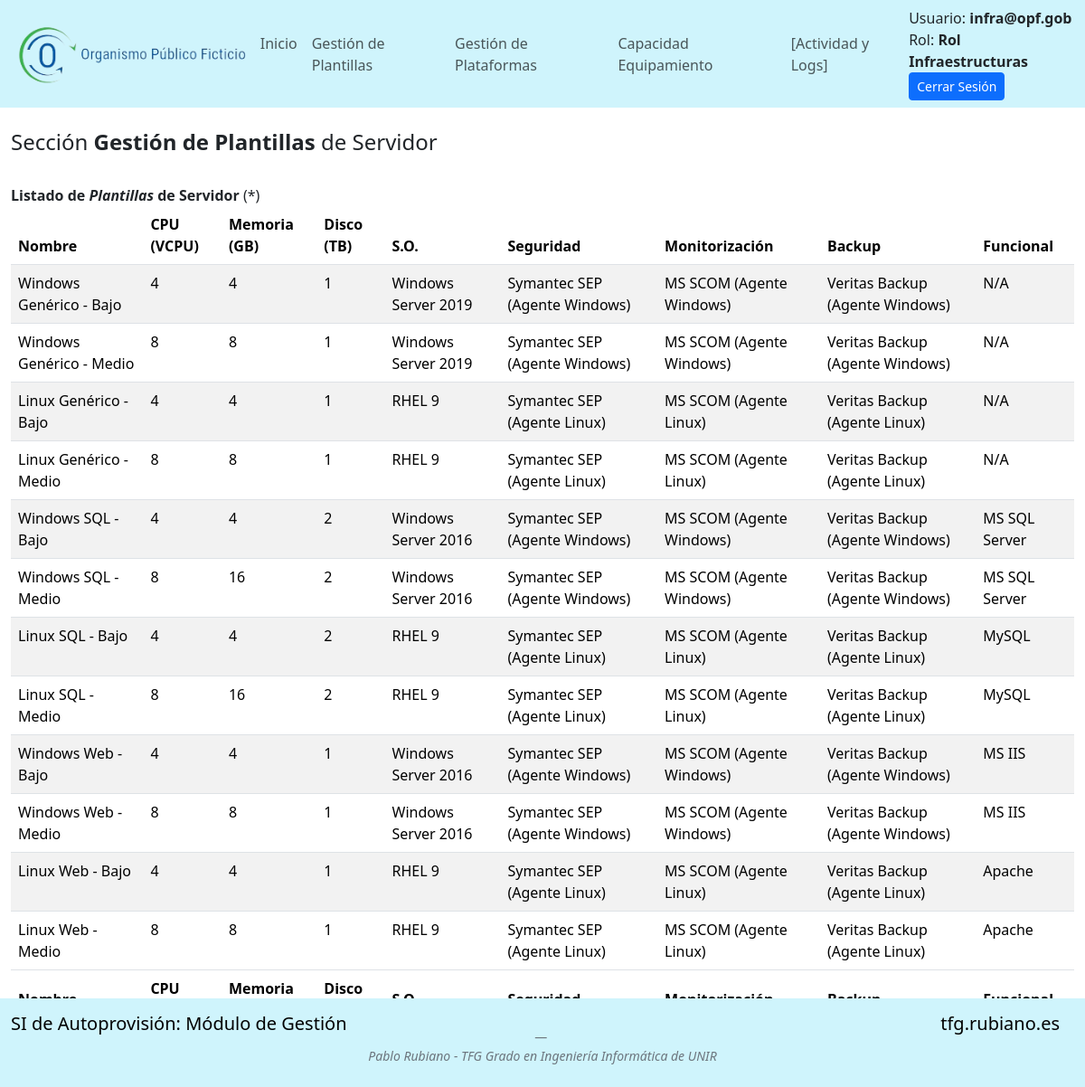
/index.php?contenido=gestion-plantillas (signed in), run on the app's committed database.
### tables this page shows
CREATE TABLE `MG_plantillaservidor`(
    `id_plantillaservidor` BIGINT UNSIGNED NOT NULL AUTO_INCREMENT PRIMARY KEY,
    `nombre_plantillaservidor` CHAR(255) NOT NULL,
    `recurso_cpu` BIGINT NOT NULL,
    `recurso_memoria` BIGINT NOT NULL,
    `recurso_almacenamiento` BIGINT NOT NULL,
    `sw_sistemaoperativo` BIGINT NOT NULL,
    `sw_aux_seguridad` BIGINT NOT NULL,
    `sw_aux_monitorizacion` BIGINT NOT NULL,
    `sw_aux_backup` BIGINT NOT NULL,
    `sw_funcional` BIGINT NOT NULL
);

CREATE TABLE `SIM_CMDB_SW`(
    `id_CMDB_SW` BIGINT UNSIGNED NOT NULL AUTO_INCREMENT PRIMARY KEY,
    `nombre_sw` CHAR(255) NOT NULL,
    `tipo` CHAR(255) NOT NULL,
    `id_DML` BIGINT NOT NULL
);

### include-back/gestion-plantillas-bbdd.php (the view, shortened to what this page needs)
<?php
    include "iniciarconexionBBDD.php";
    echo "<div class='col-lg-12'>";
        echo "<b>Listado de <i>Plantillas</i> de Servidor</b> (*)";
    echo "<div>";
    echo "<table id='gestionPlantillas' class='table table-striped' style='width:100%;'>";
        echo "<thead>";
            echo "<tr>";
                echo "<th>Nombre</th>";
                echo "<th>CPU (VCPU)</th>";
                echo "<th>Memoria (GB)</th>";
                echo "<th>Disco (TB)</th>";
                echo "<th>S.O.</th>";
                echo "<th>Seguridad</th>";
                echo "<th>Monitorización</th>";
                echo "<th>Backup</th>";
                echo "<th>Funcional</th>";
            echo "</tr>";
        echo "</thead>";
        $miConsulta = "SELECT nombre_plantillaservidor,
        recurso_cpu,
        recurso_memoria,
        recurso_almacenamiento,
        tablaSO.nombre_sw AS nombreSO,
        tablaSEG.nombre_sw AS nombreSEG,
        tablaMON.nombre_sw AS nombreMON,
        tablaBAC.nombre_sw AS nombreBAC,
        tablaFUN.nombre_sw AS nombreFUN
        FROM MG_plantillaservidor
        INNER JOIN SIM_CMDB_SW AS tablaSO
        ON MG_plantillaservidor.sw_sistemaoperativo = tablaSO.id_CMDB_SW
        INNER JOIN SIM_CMDB_SW AS tablaSEG
        ON MG_plantillaservidor.sw_aux_seguridad = tablaSEG.id_CMDB_SW
        INNER JOIN SIM_CMDB_SW AS tablaMON
        ON MG_plantillaservidor.sw_aux_monitorizacion = tablaMON.id_CMDB_SW
        INNER JOIN SIM_CMDB_SW AS tablaBAC
        ON MG_plantillaservidor.sw_aux_backup = tablaBAC.id_CMDB_SW
        INNER JOIN SIM_CMDB_SW AS tablaFUN
        ON MG_plantillaservidor.sw_funcional = tablaFUN.id_CMDB_SW";
        if ($miResultado = $miConexion -> query($miConsulta)) {
            echo "<tbody>";
            while ($fila = $miResultado->fetch_assoc()) {
                echo "<tr>";
                    echo "<td>".$fila["nombre_plantillaservidor"]."</td>";
                    echo "<td>".$fila["recurso_cpu"]."</td>";
                    echo "<td>".$fila["recurso_memoria"]."</td>";
                    echo "<td>".$fila["recurso_almacenamiento"]."</td>";
                    echo "<td>".$fila["nombreSO"]."</td>";
                    echo "<td>".$fila["nombreSEG"]."</td>";
                    echo "<td>".$fila["nombreMON"]."</td>";
                    echo "<td>".$fila["nombreBAC"]."</td>";
                    echo "<td>".$fila["nombreFUN"]."</td>";
                echo "</tr>";
            }
            echo "</tbody>";
        }
    echo "<tfoot>";
        echo "<tr>";
            echo "<th>Nombre</th>";
            echo "<th>CPU (VCPU)</th>";
            echo "<th>Memoria (GB)</th>";
            echo "<th>Disco (TB)</th>";
            echo "<th>S.O.</th>";
            echo "<th>Seguridad</th>";
            echo "<th>Monitorización</th>";
            echo "<th>Backup</th>";
            echo "<th>Funcional</th>";
        echo "</tr>";
    echo "</tfoot>";
    echo "</table>";
    echo "<br>(*) Edición de <i>Plantillas</i> fuera del Alcance de este desarrollo.";
?>

### data on the page
mg_plantillaservidor: nombre_plantillaservidor "Windows Genérico - Bajo", recurso_cpu "4", recurso_memoria "4", recurso_almacenamiento "1", sim_cmdb_sw.nombre_sw "Windows Server 2019", sim_cmdb_sw.nombre_sw "Symantec SEP (Agente Windows)", sim_cmdb_sw.nombre_sw "MS SCOM (Agente Windows)", sim_cmdb_sw.nombre_sw "Veritas Backup (Agente Windows)", sim_cmdb_sw.nombre_sw "N/A"
mg_plantillaservidor: nombre_plantillaservidor "Windows Genérico - Medio", recurso_cpu "8", recurso_memoria "8", recurso_almacenamiento "1", sim_cmdb_sw.nombre_sw "Windows Server 2019", sim_cmdb_sw.nombre_sw "Symantec SEP (Agente Windows)", sim_cmdb_sw.nombre_sw "MS SCOM (Agente Windows)", sim_cmdb_sw.nombre_sw "Veritas Backup (Agente Windows)", sim_cmdb_sw.nombre_sw "N/A"
mg_plantillaservidor: nombre_plantillaservidor "Linux Genérico - Bajo", recurso_cpu "4", recurso_memoria "4", recurso_almacenamiento "1", sim_cmdb_sw.nombre_sw "RHEL 9", sim_cmdb_sw.nombre_sw "Symantec SEP (Agente Linux)", sim_cmdb_sw.nombre_sw "MS SCOM (Agente Linux)", sim_cmdb_sw.nombre_sw "Veritas Backup (Agente Linux)", sim_cmdb_sw.nombre_sw "N/A"
mg_plantillaservidor: nombre_plantillaservidor "Linux Genérico - Medio", recurso_cpu "8", recurso_memoria "8", recurso_almacenamiento "1", sim_cmdb_sw.nombre_sw "RHEL 9", sim_cmdb_sw.nombre_sw "Symantec SEP (Agente Linux)", sim_cmdb_sw.nombre_sw "MS SCOM (Agente Linux)", sim_cmdb_sw.nombre_sw "Veritas Backup (Agente Linux)", sim_cmdb_sw.nombre_sw "N/A"
mg_plantillaservidor: nombre_plantillaservidor "Windows SQL - Bajo", recurso_cpu "4", recurso_memoria "4", recurso_almacenamiento "2", sim_cmdb_sw.nombre_sw "Windows Server 2016", sim_cmdb_sw.nombre_sw "Symantec SEP (Agente Windows)", sim_cmdb_sw.nombre_sw "MS SCOM (Agente Windows)", sim_cmdb_sw.nombre_sw "Veritas Backup (Agente Windows)", sim_cmdb_sw.nombre_sw "MS SQL Server"
mg_plantillaservidor: nombre_plantillaservidor "Windows SQL - Medio", recurso_cpu "8", recurso_memoria "16", recurso_almacenamiento "2", sim_cmdb_sw.nombre_sw "Windows Server 2016", sim_cmdb_sw.nombre_sw "Symantec SEP (Agente Windows)", sim_cmdb_sw.nombre_sw "MS SCOM (Agente Windows)", sim_cmdb_sw.nombre_sw "Veritas Backup (Agente Windows)", sim_cmdb_sw.nombre_sw "MS SQL Server"
mg_plantillaservidor: nombre_plantillaservidor "Linux SQL - Bajo", recurso_cpu "4", recurso_memoria "4", recurso_almacenamiento "2", sim_cmdb_sw.nombre_sw "RHEL 9", sim_cmdb_sw.nombre_sw "Symantec SEP (Agente Linux)", sim_cmdb_sw.nombre_sw "MS SCOM (Agente Linux)", sim_cmdb_sw.nombre_sw "Veritas Backup (Agente Linux)", sim_cmdb_sw.nombre_sw "MySQL"
mg_plantillaservidor: nombre_plantillaservidor "Linux SQL - Medio", recurso_cpu "8", recurso_memoria "16", recurso_almacenamiento "2", sim_cmdb_sw.nombre_sw "RHEL 9", sim_cmdb_sw.nombre_sw "Symantec SEP (Agente Linux)", sim_cmdb_sw.nombre_sw "MS SCOM (Agente Linux)", sim_cmdb_sw.nombre_sw "Veritas Backup (Agente Linux)", sim_cmdb_sw.nombre_sw "MySQL"
mg_plantillaservidor: nombre_plantillaservidor "Windows Web - Bajo", recurso_cpu "4", recurso_memoria "4", recurso_almacenamiento "1", sim_cmdb_sw.nombre_sw "Windows Server 2016", sim_cmdb_sw.nombre_sw "Symantec SEP (Agente Windows)", sim_cmdb_sw.nombre_sw "MS SCOM (Agente Windows)", sim_cmdb_sw.nombre_sw "Veritas Backup (Agente Windows)", sim_cmdb_sw.nombre_sw "MS IIS"
mg_plantillaservidor: nombre_plantillaservidor "Windows Web - Medio", recurso_cpu "8", recurso_memoria "8", recurso_almacenamiento "1", sim_cmdb_sw.nombre_sw "Windows Server 2016", sim_cmdb_sw.nombre_sw "Symantec SEP (Agente Windows)", sim_cmdb_sw.nombre_sw "MS SCOM (Agente Windows)", sim_cmdb_sw.nombre_sw "Veritas Backup (Agente Windows)", sim_cmdb_sw.nombre_sw "MS IIS"
mg_plantillaservidor: nombre_plantillaservidor "Linux Web - Bajo", recurso_cpu "4", recurso_memoria "4", recurso_almacenamiento "1", sim_cmdb_sw.nombre_sw "RHEL 9", sim_cmdb_sw.nombre_sw "Symantec SEP (Agente Linux)", sim_cmdb_sw.nombre_sw "MS SCOM (Agente Linux)", sim_cmdb_sw.nombre_sw "Veritas Backup (Agente Linux)", sim_cmdb_sw.nombre_sw "Apache"
mg_plantillaservidor: nombre_plantillaservidor "Linux Web - Medio", recurso_cpu "8", recurso_memoria "8", recurso_almacenamiento "1", sim_cmdb_sw.nombre_sw "RHEL 9", sim_cmdb_sw.nombre_sw "Symantec SEP (Agente Linux)", sim_cmdb_sw.nombre_sw "MS SCOM (Agente Linux)", sim_cmdb_sw.nombre_sw "Veritas Backup (Agente Linux)", sim_cmdb_sw.nombre_sw "Apache"

### other printed values
$_SESSION['nombreUsuario'] "infra@opf.gob"
$_SESSION['rolUsuario'] "Rol Infraestructuras"
